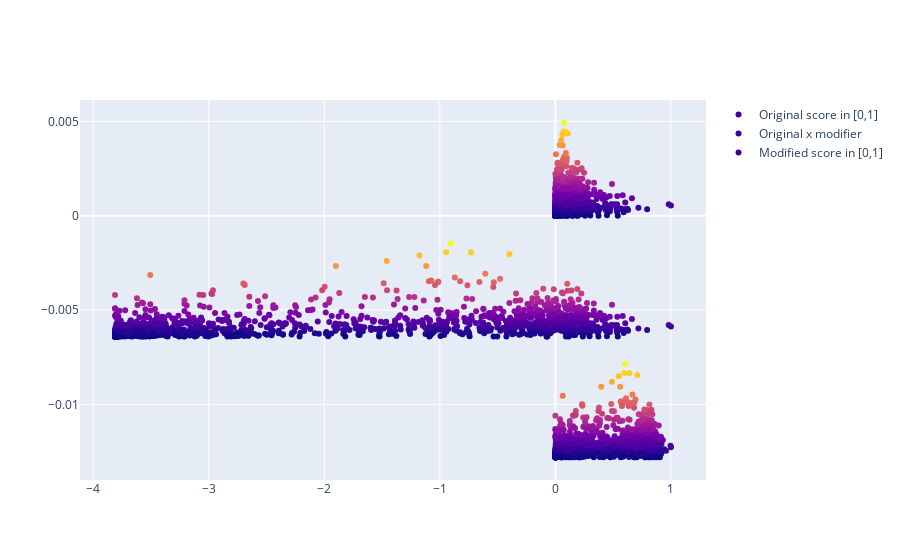
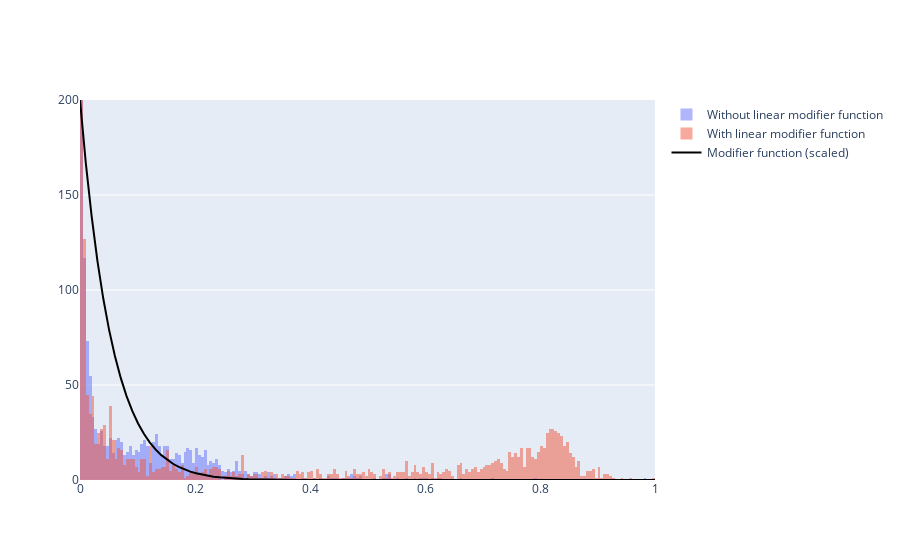

The cell these charts' notebook holds for them, in order:
### Code cell
if use_real_dataset:
    test_z = [1, 3]
    test_z = z

    fig = go.Figure()
    fig.add_trace(go.Scatter(x=X, y=f2, mode="markers", name="Original score in [0,1]", marker_color=f))
    fig.add_trace(go.Scatter(x=T0(test_z), y=f2-max(f2)*1.3, mode="markers", name="Original x modifier", marker_color=f))
    fig.add_trace(go.Scatter(x=T1(test_z), y=f2-2*max(f2)*1.3, mode="markers", name="Modified score in [0,1]", marker_color=f))
    fig.show()

    fig2 = go.Figure()

    fig2.add_trace(
        go.Histogram(
            x=X,
            xbins=dict(start=0, end=1, size=0.005),
            name="Without linear modifier function",
        )
    )
    fig2.add_trace(
        go.Histogram(
            x=T1(test_z),
            xbins=dict(start=0, end=1, size=0.005),
            name="With linear modifier function",
        )
    )

    fig2.update_layout(barmode="overlay")
    fig2.update_traces(opacity=0.5)
    fig2.update_xaxes(range=[0, 1])
    ymax = 200
    fig2.update_yaxes(range=[0, 200])
    tmp_x = np.linspace(0, 1, 100)
    tmp_y = Y(test_z,tmp_x)
    tmp_y = tmp_y / max(tmp_y) * ymax
    fig2.add_trace(go.Scatter(x=tmp_x, y=tmp_y, mode="lines", name="Modifier function (scaled)", line_color="black"))
    fig2.show()

### Figure 1 — Plotly figure (JSON) as saved in the notebook; plotly's stock layout.template omitted (floating-point values rounded to 4 significant figures; data arrays with more than 128 entries replaced by an {"elided": "..."} marker saying what was removed)
{"data": [{"marker": {"color": {"elided": "2269 float values"}}, "mode": "markers", "name": "Original score in [0,1]", "type": "scatter", "x": {"elided": "2269 float values"}, "y": {"elided": "2269 float values"}}, {"marker": {"color": {"elided": "2269 float values"}}, "mode": "markers", "name": "Original x modifier", "type": "scatter", "x": {"elided": "2269 float values"}, "y": {"elided": "2269 float values"}}, {"marker": {"color": {"elided": "2269 float values"}}, "mode": "markers", "name": "Modified score in [0,1]", "type": "scatter", "x": {"elided": "2269 float values"}, "y": {"elided": "2269 float values"}}], "layout": {}}

### Figure 2 — Plotly figure (JSON) as saved in the notebook; plotly's stock layout.template omitted (floating-point values rounded to 4 significant figures; data arrays with more than 128 entries replaced by an {"elided": "..."} marker saying what was removed)
{"data": [{"name": "Without linear modifier function", "opacity": 0.5, "type": "histogram", "x": {"elided": "2269 float values"}, "xbins": {"end": 1, "size": 0.005, "start": 0}}, {"name": "With linear modifier function", "opacity": 0.5, "type": "histogram", "x": {"elided": "2269 float values"}, "xbins": {"end": 1, "size": 0.005, "start": 0}}, {"line": {"color": "black"}, "mode": "lines", "name": "Modifier function (scaled)", "type": "scatter", "x": [0, 0.0101, 0.0202, 0.0303, 0.0404, 0.05051, 0.06061, 0.07071, 0.08081, 0.09091, 0.101, 0.1111, 0.1212, 0.1313, 0.1414, 0.1515, 0.1616, 0.1717, 0.1818, 0.1919, 0.202, 0.2121, 0.2222, 0.2323, 0.2424, 0.2525, 0.2626, 0.2727, 0.2828, 0.2929, 0.303, 0.3131, 0.3232, 0.3333, 0.3434, 0.3535, 0.3636, 0.3737, 0.3838, 0.3939, 0.404, 0.4141, 0.4242, 0.4343, 0.4444, 0.4545, 0.4646, 0.4747, 0.4848, 0.4949, 0.5051, 0.5152, 0.5253, 0.5354, 0.5455, 0.5556, 0.5657, 0.5758, 0.5859, 0.596, 0.6061, 0.6162, 0.6263, 0.6364, 0.6465, 0.6566, 0.6667, 0.6768, 0.6869, 0.697, 0.7071, 0.7172, 0.7273, 0.7374, 0.7475, 0.7576, 0.7677, 0.7778, 0.7879, 0.798, 0.8081, 0.8182, 0.8283, 0.8384, 0.8485, 0.8586, 0.8687, 0.8788, 0.8889, 0.899, 0.9091, 0.9192, 0.9293, 0.9394, 0.9495, 0.9596, 0.9697, 0.9798, 0.9899, 1], "y": [200, 166.8, 138.8, 115.3, 95.64, 79.14, 65.36, 53.87, 44.3, 36.36, 29.77, 24.32, 19.83, 16.12, 13.08, 10.58, 8.543, 6.877, 5.522, 4.422, 3.531, 2.811, 2.232, 1.767, 1.394, 1.096, 0.8595, 0.6716, 0.5229, 0.4057, 0.3137, 0.2416, 0.1853, 0.1416, 0.1078, 0.08167, 0.06162, 0.04629, 0.0346, 0.02575, 0.01906, 0.01404, 0.01029, 0.007494, 0.005429, 0.00391, 0.002799, 0.001991, 0.001407, 0.000987, 0.0006877, 0.0004756, 0.0003263, 0.0002221, 0.0001499, 0.0001003, 6.647e-05, 4.364e-05, 2.836e-05, 1.823e-05, 1.159e-05, 7.283e-06, 4.52e-06, 2.769e-06, 1.673e-06, 9.96e-07, 5.839e-07, 3.367e-07, 1.908e-07, 1.062e-07, 5.788e-08, 3.09e-08, 1.612e-08, 8.208e-09, 4.07e-09, 1.961e-09, 9.158e-10, 4.135e-10, 1.799e-10, 7.517e-11, 3.003e-11, 1.142e-11, 4.107e-12, 1.388e-12, 4.377e-13, 1.274e-13, 3.384e-14, 8.084e-15, 1.705e-15, 3.099e-16, 4.707e-17, 5.725e-18, 5.253e-19, 3.333e-20, 1.278e-21, 2.36e-23, 1.374e-25, 9.732e-29, 4.012e-34, 0]}], "layout": {"barmode": "overlay", "xaxis": {"range": [0, 1]}, "yaxis": {"range": [0, 200]}}}
